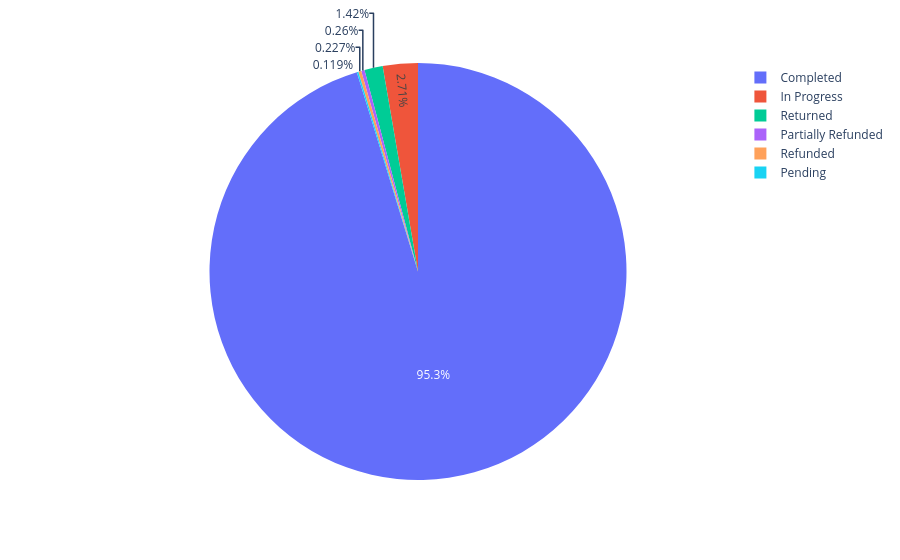

Notebook code cell kept with this figure:
### Code cell
fig= px.pie(
    sales_status(clean_orders),
    names='sales_status',
    values='orders_count',
    
)
fig.show()

### Figure 1 — Plotly figure (JSON) as saved in the notebook; plotly's stock layout.template omitted (floating-point values rounded to 4 significant figures)
{"data": [{"domain": {"x": [0, 1], "y": [0, 1]}, "hovertemplate": "sales_status=%{label}<br>orders_count=%{value}<extra></extra>", "labels": ["Completed", "In Progress", "Partially Refunded", "Pending", "Refunded", "Returned"], "legendgroup": "", "name": "", "showlegend": true, "type": "pie", "values": [8807, 251, 24, 11, 21, 131]}], "layout": {"legend": {"tracegroupgap": 0}, "margin": {"t": 60}}}
